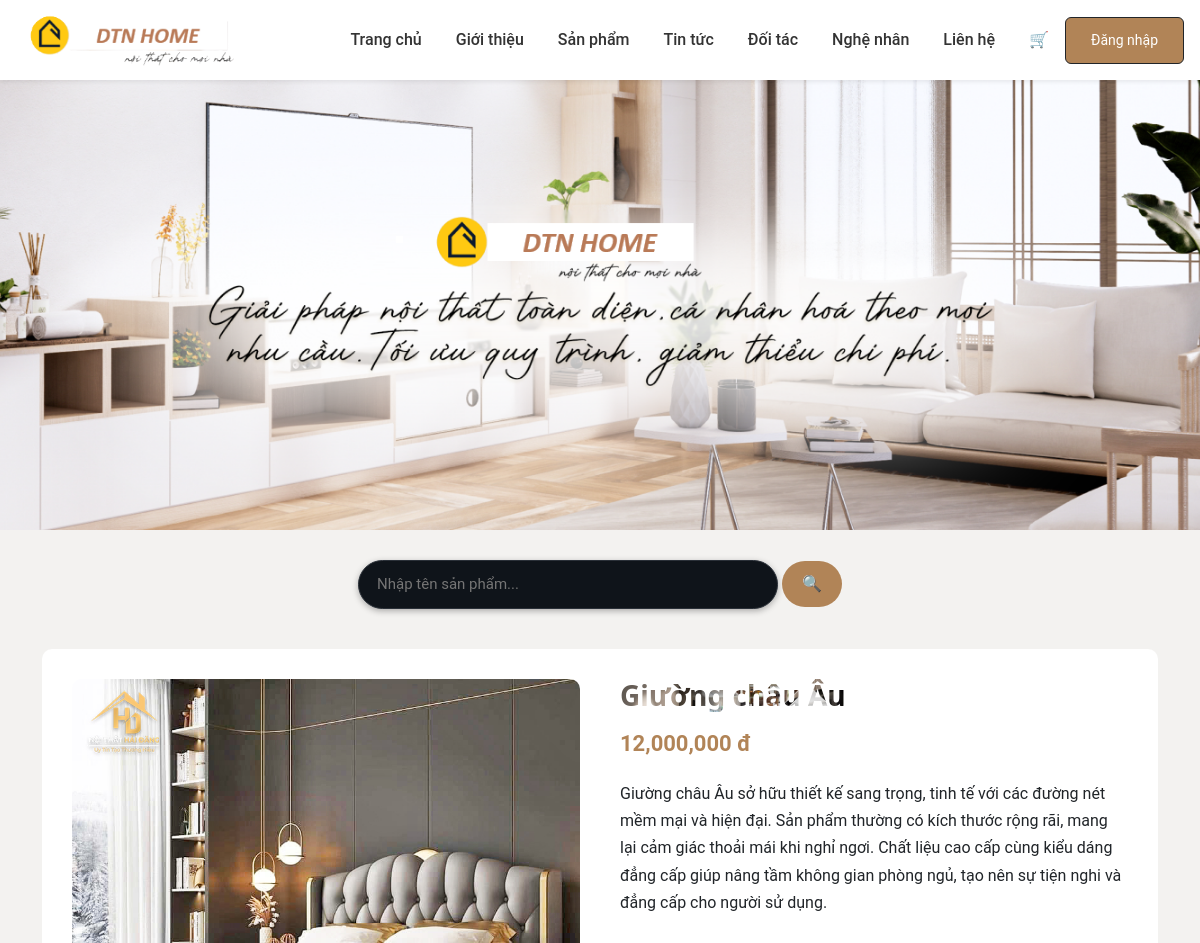
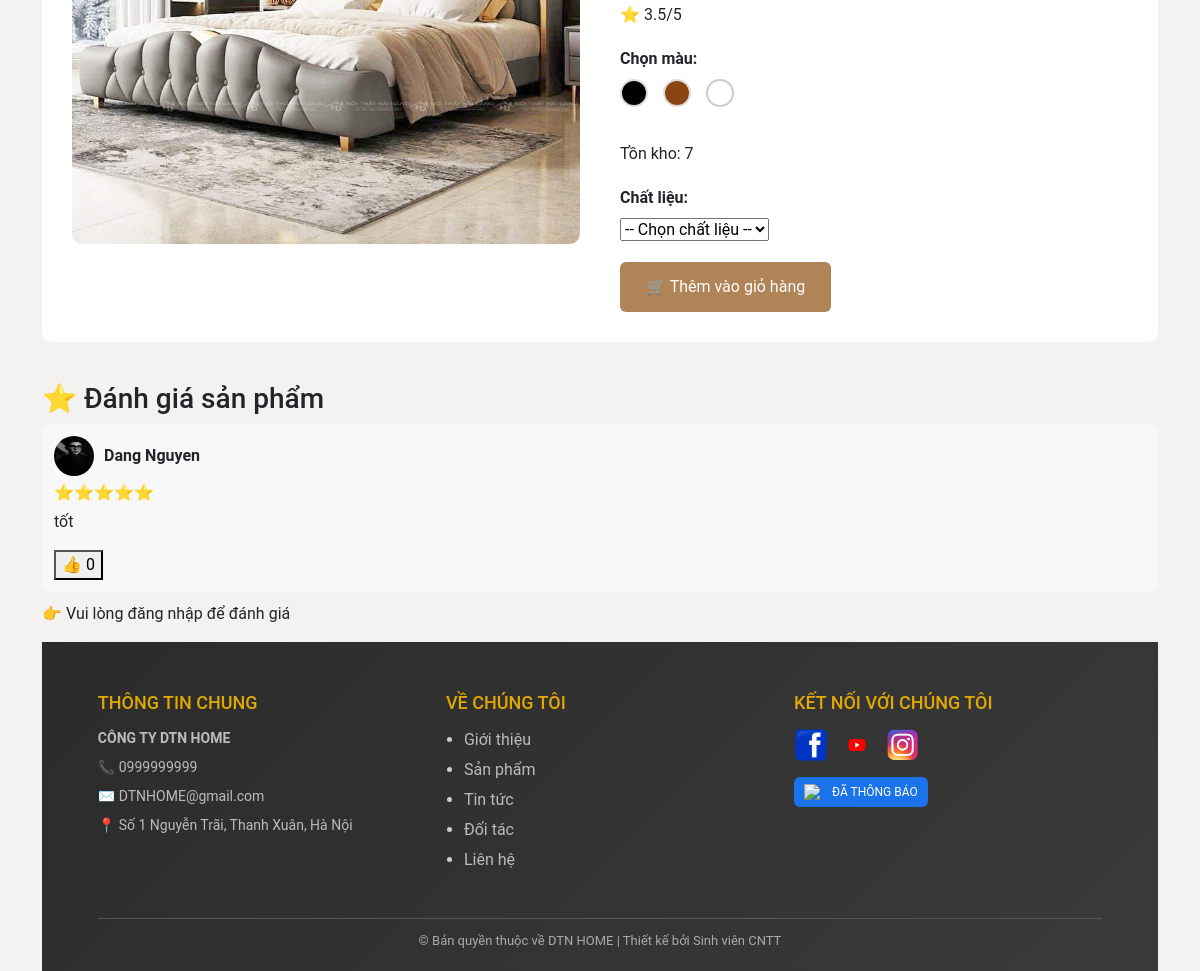
/product.php?id=2, run on the app's committed database (2 pictures, top to bottom).
### tables this page shows
CREATE TABLE `banners` (
  `id` int(11) NOT NULL,
  `image` varchar(255) DEFAULT NULL,
  `created_at` timestamp NOT NULL DEFAULT current_timestamp()
);

CREATE TABLE `products` (
  `id` int(11) NOT NULL,
  `name` varchar(255) DEFAULT NULL,
  `price` int(11) DEFAULT NULL,
  `image` varchar(255) DEFAULT NULL,
  `description` text DEFAULT NULL,
  `category_id` int(11) DEFAULT NULL,
  `stock` int(11) DEFAULT 0,
  `materials` text DEFAULT NULL
);

CREATE TABLE `reviews` (
  `id` int(11) NOT NULL,
  `user_id` int(11) DEFAULT NULL,
  `product_id` int(11) DEFAULT NULL,
  `rating` int(11) DEFAULT NULL,
  `comment` text DEFAULT NULL,
  `created_at` datetime DEFAULT current_timestamp(),
  `reply` text DEFAULT NULL,
  `reply_at` datetime DEFAULT NULL
);

CREATE TABLE `users` (
  `id` int(11) NOT NULL,
  `name` varchar(100) DEFAULT NULL,
  `email` varchar(100) DEFAULT NULL,
  `password` varchar(255) DEFAULT NULL,
  `role` enum('user','admin') DEFAULT 'user',
  `phone` varchar(20) DEFAULT NULL,
  `avatar` varchar(255) DEFAULT 'default.png'
);

CREATE TABLE `company_info` (
  `id` int(11) NOT NULL,
  `name` varchar(255) DEFAULT NULL,
  `phone` varchar(50) DEFAULT NULL,
  `email` varchar(255) DEFAULT NULL,
  `address` text DEFAULT NULL,
  `facebook` varchar(255) DEFAULT NULL,
  `zalo` varchar(255) DEFAULT NULL,
  `created_at` timestamp NOT NULL DEFAULT current_timestamp()
);

### product.php (the view, shortened to what this page needs)
<?php
include __DIR__ . '/config/db.php';
include __DIR__ . '/inc/header.php';
$id = isset($_GET['id']) ? (int)$_GET['id'] : 0;
$stmt = $conn->prepare("SELECT * FROM products WHERE id = ?");
$stmt->execute([$id]);
$product = $stmt->fetch();
$reviewsStmt = $conn->prepare("
    SELECT r.*, u.name, u.avatar,
    (SELECT COUNT(*) FROM review_likes WHERE review_id = r.id) as likes
    FROM reviews r
    JOIN users u ON r.user_id = u.id
    WHERE r.product_id=?
    ORDER BY r.id DESC
");
$reviewsStmt->execute([$product['id']]);
$reviews = $reviewsStmt->fetchAll();
$avgStmt = $conn->prepare("
    SELECT AVG(rating) as avg_rating
    FROM reviews
    WHERE product_id=?
");
$avgStmt->execute([$product['id']]);
$avg = $avgStmt->fetch()['avg_rating'] ?? 0;
?>
<link rel="stylesheet" href="assets/css/wrapper.css">
<link rel="stylesheet" href="assets/css/review.css">
<form action="search.php" method="GET" class="search-form">
    <div class="search-box">
        <input type="text" name="keyword" id="searchInput"
            placeholder="Nhập tên sản phẩm..." autocomplete="off" required>
        <button type="submit">🔍</button>
    </div>
</form>
<div class="product-detail">
    <div class="product-image">
        <img src="assets/images/products/<?= $product['image'] ?: 'default.jpg' ?>" alt="">
    </div>
    <div class="product-info">
        <h1><?= $product['name'] ?></h1>
        <p class="price"><?= number_format($product['price']) ?> đ</p>
        <p class="desc"><?= nl2br($product['description']) ?></p>
        <form action="add_to_cart.php" method="GET">
            <p>⭐ <?= round($avg,1) ?>/5</p>
            <div class="option-group">
                <label>Chọn màu:</label>
                <div class="color-options">
                    <label class="color-item">
                        <span class="color-circle black"></span>
                    </label>
                    <label class="color-item">
                        <span class="color-circle brown"></span>
                    </label>
                    <label class="color-item">
                        <span class="color-circle white"></span>
                    </label>
                </div>
            </div>
            <p class="stock">
                Tồn kho: <?= $product['stock'] > 0 ? $product['stock'] : 'Hết hàng' ?>
            </p>
            <div class="option-group">
    <label>Chất liệu:</label>
    <select name="material" required>
        <option value="">-- Chọn chất liệu --</option>
    </select>
</div>
            <button type="submit" class="btn"
                <?= $product['stock'] <= 0 ? 'disabled' : '' ?>>
                🛒 Thêm vào giỏ hàng
            </button>
        </form>
    </div>
</div>
<h3>⭐ Đánh giá sản phẩm</h3>
<?php foreach($reviews as $r): ?>
<div class="review-box">
    <div style="display:flex;align-items:center;gap:10px;">
        <img src="assets/images/avatar/<?= $r['avatar'] ?? 'default.png' ?>"
             style="width:40px;height:40px;border-radius:50%;">
        <b><?= $r['name'] ?></b>
    </div>
    <div class="stars">
        <?= str_repeat("⭐", $r['rating']) ?>
    </div>
    <p><?= $r['comment'] ?></p>
    <form action="like_review.php" method="post">
        <button>👍 <?= $r['likes'] ?></button>
    </form>
</div>
<?php endforeach; ?>
<?php if(isset($_SESSION['user'])): ?>
<form action="add_review.php" method="post" class="review-form">
    <input type="hidden" name="product_id" value="<?= $product['id'] ?>">
    <label>Chọn sao:</label>
    <select name="rating" required>
        <option value="5">⭐⭐⭐⭐⭐</option>
        <option value="4">⭐⭐⭐⭐</option>
        <option value="3">⭐⭐⭐</option>
        <option value="2">⭐⭐</option>
        <option value="1">⭐</option>
    </select>
    <textarea name="comment" placeholder="Nhận xét..." required></textarea>
    <button>Gửi đánh giá</button>
</form>
<?php else: ?>
<p>👉 Vui lòng đăng nhập để đánh giá</p>
<?php endif; ?>
<?php include "inc/footer_new.php"; ?>

### inc/header.php (shortened to what this page needs)
<?php
include __DIR__ . "/../config/db.php";
$banners = [];
try {
    $banners = $conn->query("SELECT * FROM banners ORDER BY id DESC LIMIT 3")->fetchAll();
} catch (Exception $e) {
    $banners = [];
}
?>
<!DOCTYPE html>
<html lang="vi">
<head>
<link href="https://cdn.jsdelivr.net/npm/bootstrap@5.3.2/dist/css/bootstrap.min.css" rel="stylesheet">
<link rel="stylesheet" href="/noithat_ngocquangggg/assets/css/style.css">
</head>
<body>
<nav class="navbar navbar-expand-lg navbar-light bg-white shadow-sm">
  <div class="container-fluid px-0 d-flex align-items-center">
    <a class="navbar-brand ms-3" href="/noithat_ngocquangggg/index.php">
      <img src="/noithat_ngocquangggg/assets/images/products/logo111.png" height="50">
    </a>
    <ul class="navbar-nav ms-auto me-3 align-items-center">
      <li class="nav-item"><a class="nav-link" href="/noithat_ngocquangggg/index.php">Trang chủ</a></li>
      <li class="nav-item"><a class="nav-link" href="/noithat_ngocquangggg/gioithieu.php">Giới thiệu</a></li>
      <li class="nav-item"><a class="nav-link" href="/noithat_ngocquangggg/sanpham.php">Sản phẩm</a></li>
      <li class="nav-item"><a class="nav-link" href="/noithat_ngocquangggg/tintuc.php">Tin tức</a></li>
      <li class="nav-item"><a class="nav-link" href="/noithat_ngocquangggg/doitac.php">Đối tác</a></li>
      <li class="nav-item"><a class="nav-link" href="/noithat_ngocquangggg/nghenhan.php">Nghệ nhân</a></li>
      <li class="nav-item"><a class="nav-link" href="/noithat_ngocquangggg/lienhe.php">Liên hệ</a></li>
      <li class="nav-item">
        <a class="nav-link fw-bold" href="/noithat_ngocquangggg/cart.php">🛒</a>
      </li>
      <?php if(isset($_SESSION['user'])): ?>
        <li class="nav-item ms-3">
            <a href="/noithat_ngocquangggg/profile.php" class="user-box">
                <img
                  src="/noithat_ngocquangggg/assets/images/avatar/<?= $_SESSION['user']['avatar'] ?? 'default.png' ?>"
                  class="user-avatar"
                >
                <span class="user-name">
                    <?= $_SESSION['user']['name'] ?? 'User' ?>
                </span>
            </a>
        </li>
        <li class="nav-item ms-2">
            <form action="/noithat_ngocquangggg/logout.php" method="post">
                <button class="btn btn-outline-danger btn-sm">Đăng xuất</button>
            </form>
        </li>
      <?php else: ?>
        <li class="nav-item ms-2">
          <a href="/noithat_ngocquangggg/admin/login.php" class="btn btn-outline-dark btn-sm">
            Đăng nhập
          </a>
        </li>
      <?php endif; ?>
    </ul>
  </div>
</nav>
<?php if(!empty($banners)): ?>
<div class="banner">
  <?php foreach($banners as $b): ?>
    <div class="banner-item">
      <img src="/noithat_ngocquangggg/assets/images/banner/<?= $b['image'] ?>">
    </div>
  <?php endforeach; ?>
</div>
<?php endif; ?>
<div class="container mt-4">

### inc/footer_new.php
<?php
include __DIR__ . "/../config/db.php";
$company = $conn->query("SELECT * FROM company_info LIMIT 1")->fetch();
?>
<link rel="stylesheet" href="assets/css/footer_new.css">
<footer class="ft-new">
    <div class="ft-new-container">
        <div class="ft-col">
            <h4>THÔNG TIN CHUNG</h4>
            <p class="ft-name"><?= $company['name'] ?? 'CÔNG TY TNHH HOÀNG HOAN' ?></p>
            <p>📞 <?= $company['phone'] ?? '0999.999.999' ?></p>
            <p>✉️ <?= $company['email'] ?? 'cskh@hoanghoan.vn' ?></p>
            <p>📍 <?= $company['address'] ?? 'Hà Nội' ?></p>
        </div>
        <div class="ft-col">
            <h4>VỀ CHÚNG TÔI</h4>
            <ul>
                <li><a href="gioithieu.php">Giới thiệu</a></li>
                <li><a href="sanpham.php">Sản phẩm</a></li>
                <li><a href="tintuc.php">Tin tức</a></li>
                <li><a href="doitac.php">Đối tác</a></li>
                <li><a href="lienhe.php">Liên hệ</a></li>
            </ul>
        </div>
        <div class="ft-col">
            <h4>KẾT NỐI VỚI CHÚNG TÔI</h4>
            <div class="ft-icons">
                <a href="#"><img src="assets/images/products/fb.png"></a>
                <a href="#"><img src="assets/images/products/yt.png"></a>
                <a href="#"><img src="assets/images/products/ig.png"></a>
            </div>
            <div class="ft-badge">
                <img src="https://cdn-icons-png.flaticon.com/512/190/190411.png">
                <span>ĐÃ THÔNG BÁO</span>
            </div>
        </div>
    </div>
    <div class="ft-copy">
        © Bản quyền thuộc về DTN HOME | Thiết kế bởi Sinh viên CNTT
    </div>
</footer>

### assets/css/style.css (style rules this page uses)
body { font-family: 'Roboto', Arial, sans-serif; background: #f3f2f0; margin: 0; }
.navbar { padding: 10px 0; }
.navbar-brand { padding: 0; margin: 0; }
.navbar-brand img { height: 60px; width: auto; object-fit: contain; display: block; }
.navbar-nav .nav-link { font-weight: 500; margin-left: 18px; color: #333; }
.product-detail { max-width:1200px; margin:40px auto; display:grid; grid-template-columns:1fr 1fr; gap:40px; background:#fff; padding:30px; border-radius:10px; }
.product-image img { width:100%; border-radius:10px; }
.product-info h1 { font-size:28px; margin-bottom:15px; }
.price { font-size:22px; color:#b18457; font-weight:bold; margin-bottom:20px; }
.desc { line-height:1.7; margin-bottom:30px; }
.btn { display:inline-block; background:#b18457; color:#fff; padding:12px 25px; text-decoration:none; border-radius:6px; }
.banner { width: 100%; overflow: hidden; }
.banner-item { height: 450px; overflow: hidden; }
.banner-item img { width: 100%; height: 100%; object-fit: cover; }

### assets/css/wrapper.css (style rules this page uses)
.search-form { margin: 30px auto; display: flex; justify-content: center; align-items: center; gap: 10px; position: relative; }
.search-form input { width: 420px; padding: 12px 18px; border-radius: 30px; border: 1px solid #2a3038; background: #0f141a; color: #fff; outline: none; font-size: 15px; transition: all 0.3s ease; box-shadow: 0 2px 6px rgba(0,0,0,0.3); }
.search-form button { padding: 11px 20px; border-radius: 30px; border: none; background: #b18457; color: #fff; font-weight: 500; cursor: pointer; transition: all 0.3s ease; }
.option-group { margin: 20px 0; }
.option-group label { display: block; margin-bottom: 8px; font-weight: 600; }
.color-options { display: flex; gap: 15px; }
.color-circle { width: 28px; height: 28px; border-radius: 50%; display: inline-block; cursor: pointer; border: 2px solid #ddd; }
.color-circle.black { background: #000; }
.color-circle.brown { background: #8B4513; }
.color-circle.white { background: #fff; border:2px solid #ccc; }
h1 { font-family: "Noto Sans", sans-serif; font-size: 150px; font-weight: bold; text-align: center; background-image: url("../images/products/banner123.jpg"); background-size: cover; background-position: 0 0; -webkit-background-clip: text; background-clip: text; color: transparent; display: inline-block; animation: animate 10s linear infinite; }

### assets/css/review.css (style rules this page uses)
.review-box { background:#f8f8f8; padding:12px; margin-bottom:10px; border-radius:8px; }
.stars { color:gold; margin:5px 0; }

### assets/css/footer_new.css (style rules this page uses)
.ft-new { width: 100%; background: linear-gradient(135deg, #2b2b2b, #3a3a3a); color: #ccc; padding: 50px 0 20px; }
.ft-new-container { width: 90%; max-width: 1200px; margin: auto; display: grid; grid-template-columns: repeat(3, 1fr); gap: 40px; }
.ft-new h4 { color: #e0a800; margin-bottom: 15px; font-size: 18px; }
.ft-new p { font-size: 14px; margin-bottom: 8px; color: #bbb; }
.ft-name { font-weight: bold; color: #fff; }
.ft-new a { color: #bbb; text-decoration: none; }
.ft-new ul { padding-left: 18px; }
.ft-new li { margin-bottom: 6px; }
.ft-icons { display: flex; gap: 12px; margin-top: 10px; }
.ft-icons img { width: 34px; height: 34px; border-radius: 6px; transition: 0.3s; }
.ft-badge { margin-top: 15px; display: flex; align-items: center; gap: 8px; background: #1a73e8; padding: 6px 10px; border-radius: 6px; width: fit-content; }
.ft-badge img { width: 20px; }
.ft-badge span { color: #fff; font-size: 12px; }
.ft-copy { width: 90%; max-width: 1200px; margin: 30px auto 0; text-align: center; border-top: 1px solid #555; padding-top: 12px; font-size: 13px; color: #aaa; }

### data on the page
banners: image (picture)
products: image (picture), price "12,000,000", description "Giường châu Âu sở hữu thiết kế sang trọng, tinh tế với các đường nét mềm mại và hiện đại. Sản phẩm thường có kích thước rộng rãi, mang lại cảm giác thoải mái khi nghỉ ngơi. Chất liệu cao cấp cùng kiểu dáng đẳng cấp giúp nâng tầm không gian phòng ngủ, tạo nên sự tiện nghi và đẳng cấp cho người sử dụng.", stock "7"
reviews: user.avatar (picture), user.name "Dang Nguyen", rating "⭐⭐⭐⭐⭐", comment "tốt", likes "0"
company_info: name "CÔNG TY DTN HOME", phone "0999999999", email "DTNHOME@gmail.com", address "Số 1 Nguyễn Trãi, Thanh Xuân, Hà Nội"

### other printed values
$avg "3.5"
